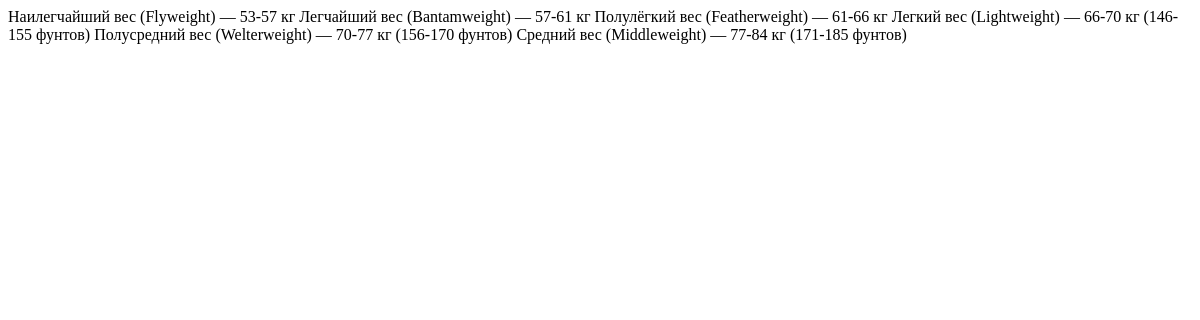
Before: / with the older database file.
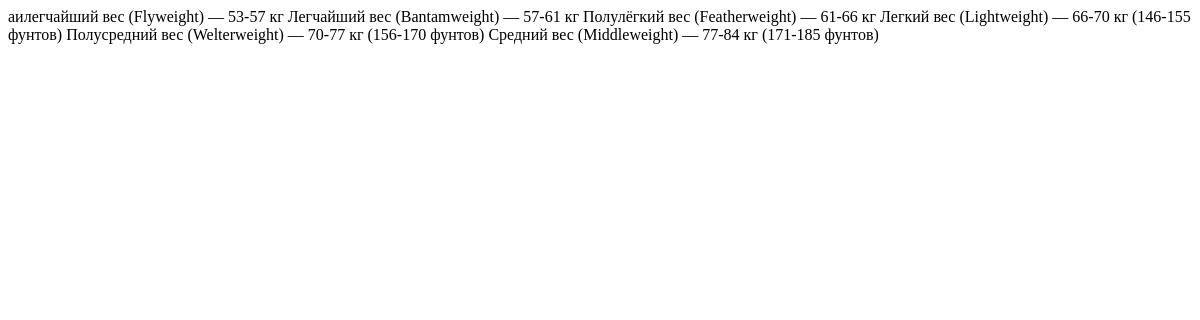
After: the same page with the newer database file.
### mainapp/models.py (models this page shows, shortened)
class Project(models.Model):
    name = models.CharField(max_length=128, unique=True)
    owner = models.ForeignKey('authapp.UserProfile', on_delete=models.PROTECT,
                              related_name='projects',
                              related_query_name='projects')
    desc = models.TextField()
    created = models.DateTimeField(auto_now_add=True)
    updated = models.DateTimeField(auto_now=True)
    members = models.ManyToManyField('authapp.UserProfile')
    is_active = models.BooleanField(default=True, db_index=True)
    def __str__(self):
        return f'{self.name}'

### mainapp/views.py (the view)
# urls.py: path('', mainapp.ProjectList.as_view()),
class ProjectList(ListView):
    model = Project

### mainapp/templates/mainapp/project_list.html (shortened to what this page needs)
<!DOCTYPE html>
<html lang="en">
<head>
</head>
<body>
{% for project in object_list %}
    {{ project }}
{% endfor %}
</body>
</html>

Changed rows visible on the page:
changed Project: name "Наилегчайший вес (Flyweight) — 53-57 кг" → "аилегчайший вес (Flyweight) — 53-57 кг"
